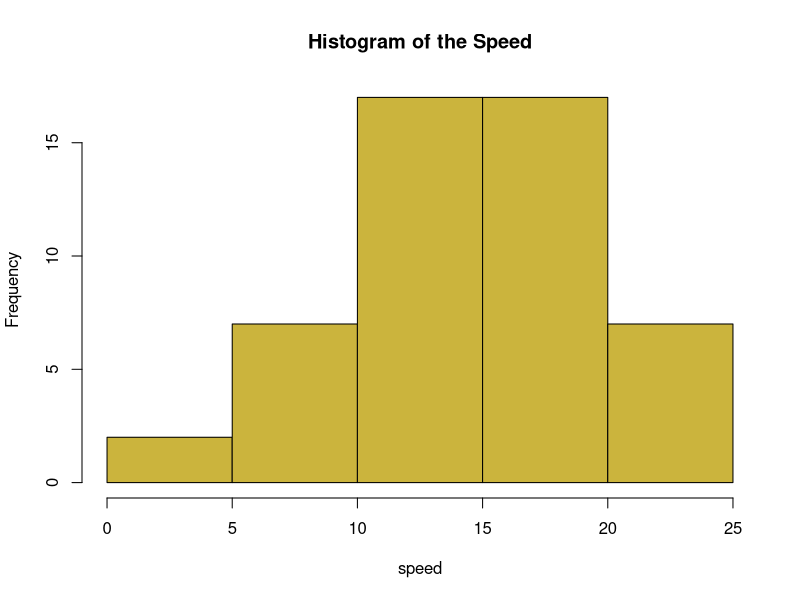
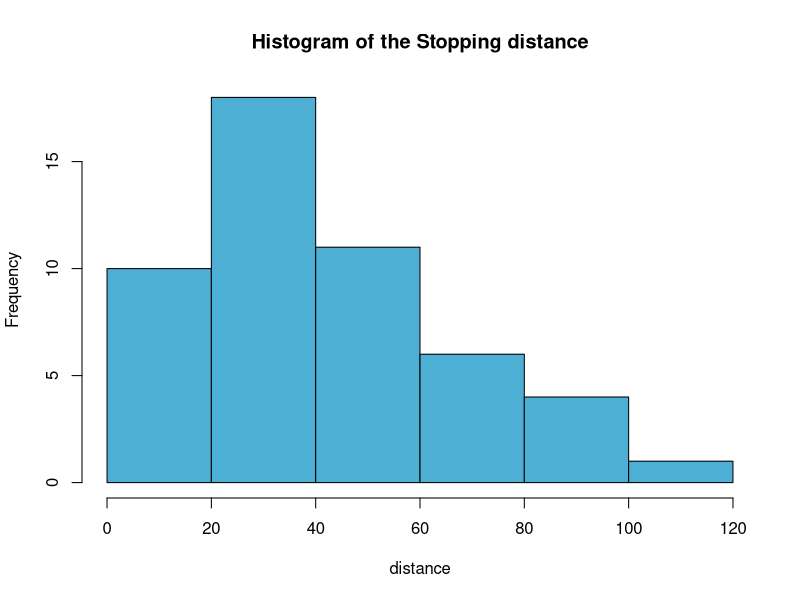
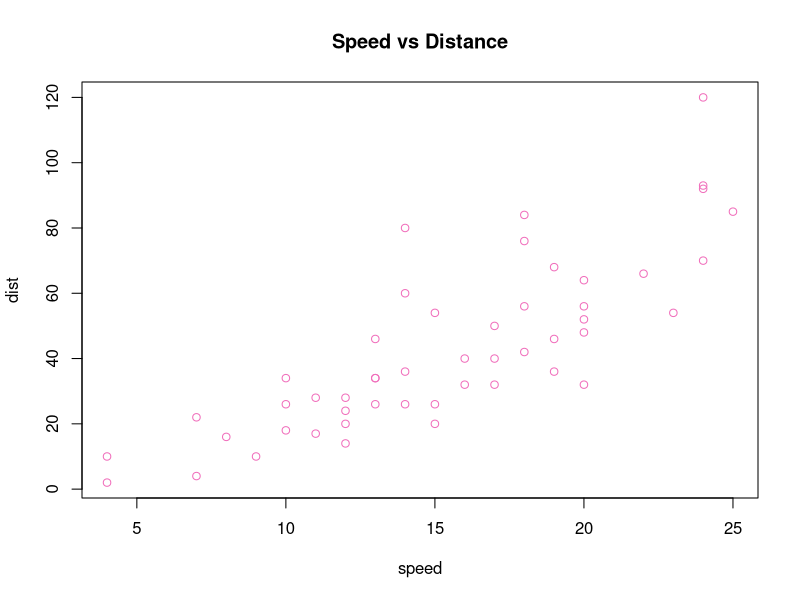
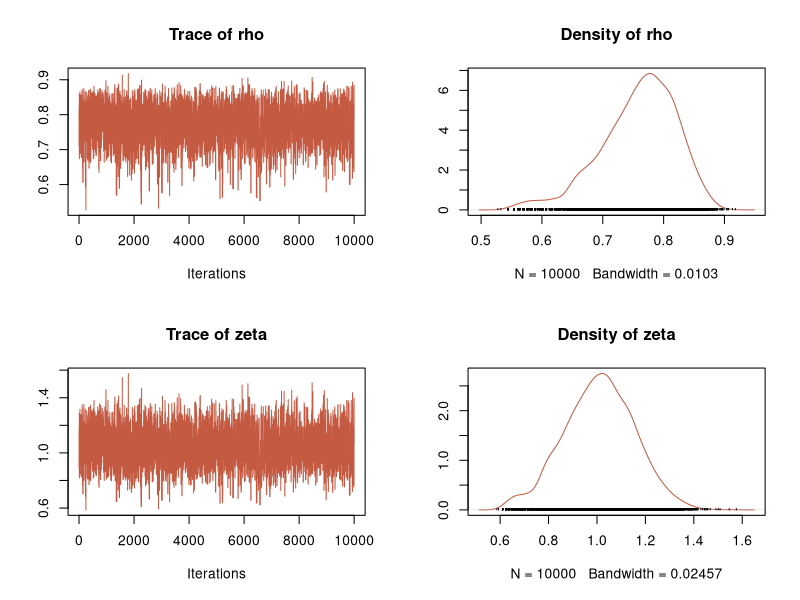
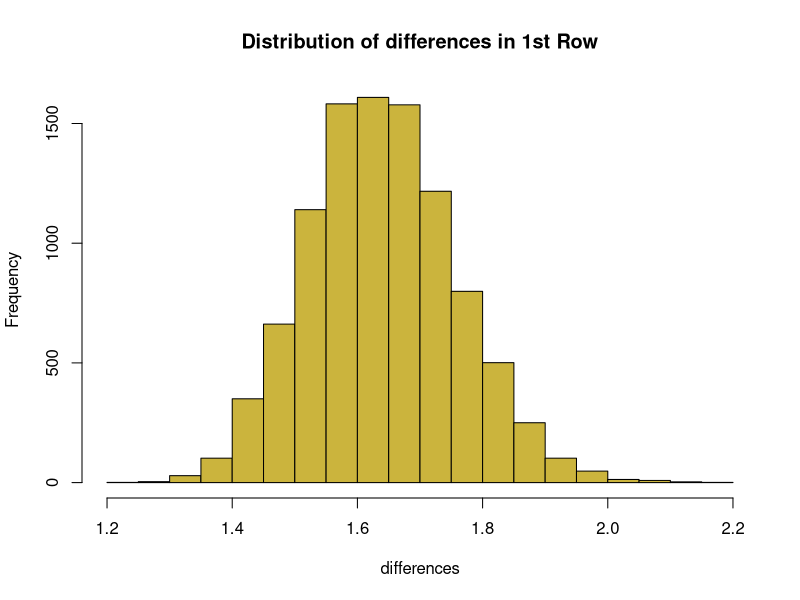
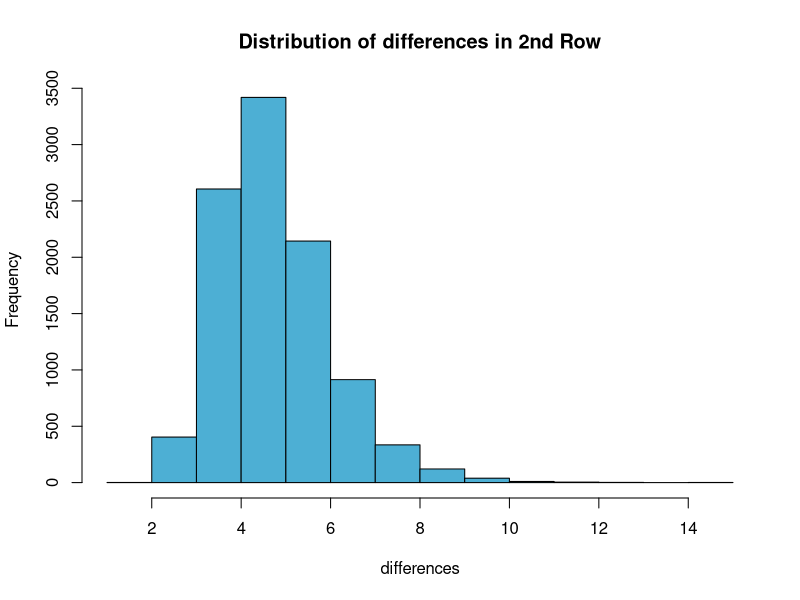
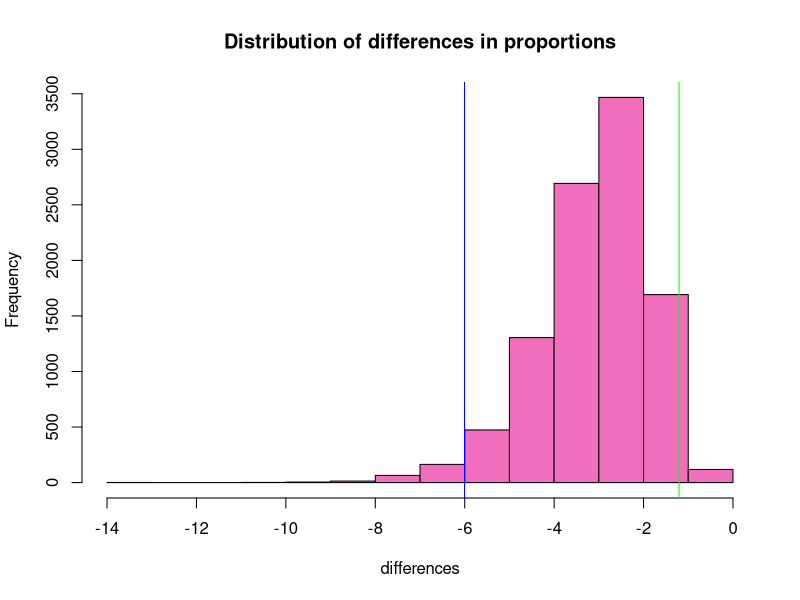

Source code (R) for these figures, in order:
## ---- chunk 1
summary(cars)

#dim(cars) # [1] 50  2
# View(cars)

#assign variables
speed <- cars$speed  # assign all oservations of from speed variable from cars dataset to "speed"
dist <- cars$dist # assign all oservations of from dist variable from cars dataset to "dist"

# Plot Histogram of the Speed
hist(speed
     ,main="Histogram of the Speed"
     ,xlab="speed"
     ,col="#CBB43D")

# Plot Histogram of the Stopping distance
hist(dist
     ,main="Histogram of the Stopping distance"
     ,xlab="distance"
     ,col="#4DAFD4")

# Scatter Plot of the Speed vs Distance
plot(speed,dist,col="#F06EBB",main="Speed vs Distance")

## ---- chunk 2
options(scipen=999)  # turn-off scientific notation like 1e+48

# Correlation between Speed and distance from cars dataset
cor(speed,dist)

# preform correlation test on Speed and Distance variables
cor.test(speed,dist)
## ---- chunk 3
library("BayesFactor")

bfCorTest <- function (x,y) # Get r from BayesFactor
{
  zx <- scale(x)  # standardize X
  zy <- scale(y)  # standardize Y
  # rhoNot0 is meant to refer alterntive hypothesis that population correlation cofficient "rho" is not equal to 0
  zData <- data.frame(x=zx,rhoNot0=zy) # put in a data frame
  bfOut <- generalTestBF(x ~ rhoNot0, data=zData) # linear coefficient ; 

  mcmcOut <- posterior(bfOut,iterations=10000) # posterior samples
  print(summary(mcmcOut[,"rhoNot0"])) # Show the HDI for r 
  return(bfOut) # Return Bayes factor object
}

bfCorTest(speed,dist)
## ---- chunk 4
# Bayesian approach using BayesFactor package
bf <- correlationBF(speed, dist)
bf
## ---- chunk 5
# Posterior distribution using BayesFactor package
bfPost <- posterior(bf, iterations = 10000)
# summary(bfPost)
print(summary(bfPost)) # Show the HDI for r
plot(bfPost,col="#C55A43")
## ---- chunk 6
options(scipen=999)  # turn-off scientific notation like 1e+48
# ?UCBAdmissions
# summary(UCBAdmissions)
# View(UCBAdmissions)
deptA <- UCBAdmissions[ , , 1]
cat("\n.............................................\n")
deptA
cat(".............................................\n")

# chisq.test()
chisq.test(deptA,correct=FALSE) # correct=FALSE suppresses Yates correction
## ---- chunk 7
512/(512+313)
89/(89+19)
## ---- chunk 8
# contingencyTableBF - Bayes factor analysis:
library(BayesFactor)
deptAM <- ftable(deptA,row.vars = 2,col.vars = "Admit")
ctBFout <- contingencyTableBF(deptAM, sampleType="poisson",posterior=FALSE) # sample type "poisson" suggests there is no specific target for the number of observations
ctBFout
deptAM

## ---- chunk 9
# contingencyTableBF
library(BayesFactor)
ctMCMCOut <- contingencyTableBF(deptAM, sampleType="poisson", posterior=TRUE, iterations=10000)
summary(ctMCMCOut)

## ---- chunk 10
# Extract Proportions
Row1 <- ctMCMCOut[,"lambda[1,1]"] / ctMCMCOut[,"lambda[1,2]"]
#Row1
hist(Row1
     ,main="Distribution of differences in 1st Row"
     ,xlab="differences"
     ,col="#CBB43D") 
## ---- chunk 11
# Extract Proportions
Row2 <- ctMCMCOut[,"lambda[2,1]"] / ctMCMCOut[,"lambda[2,2]"]
hist(Row2
     ,main="Distribution of differences in 2nd Row"
     ,xlab="differences"
     ,col="#4DAFD4")

## ---- chunk 12
# HDI of Difference

Diff<-Row1-Row2

hist(Diff
     ,main="Distribution of differences in proportions"
     ,xlab="differences"
     ,col="#F06EBB")
abline(v=quantile(Diff,0.025),col="blue")  # low end HDI differences in proportion
abline(v=quantile(Diff,0.975),col="green") # high end HDI differences in proportion

quantile(Diff,0.975)
quantile(Diff,0.025)
mean(Diff)
